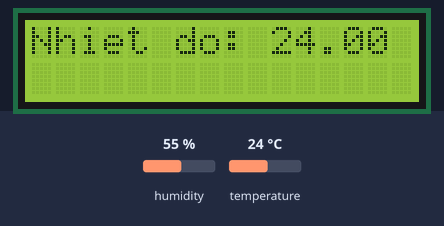
This sketch was run on a simulated Arduino Uno, built with avr-gcc and run on an emulated ATmega328P. Parts: 16×2 character LCD. The inputs (shaded band) are chosen by the test bench; at power-on: temperature 24 °C, humidity 55 %.

Above: at 2.8 s.
2.9 s: temperature set to 12 °C
At 5.3 s:
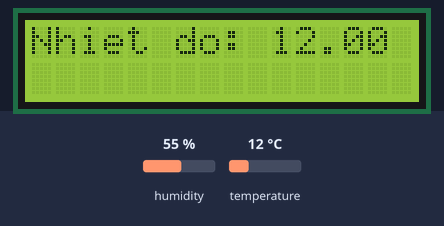
5.6 s: temperature set to 19 °C
At 6.9 s:
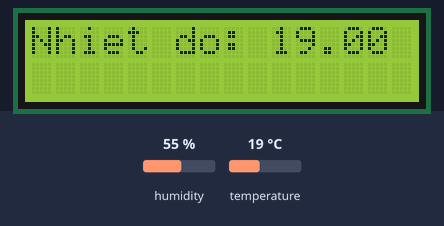
8.3 s: temperature set to 28 °C
At 10.8 s:
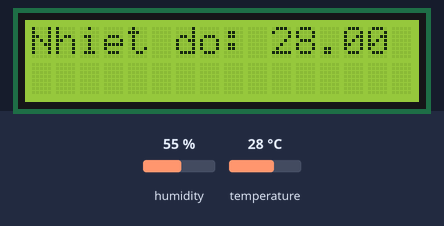
Timing chart, 0 to 12.3 s (numbered marks = the images above; inputs shaded):
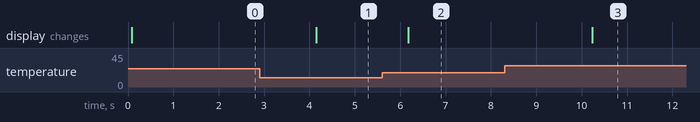

The sketch:

doc_nhiet_do.ino
```cpp
#include "DHT.h"
#include <LiquidCrystal.h>

const int DHTPIN = 8;
const int DHTTYPE = DHT11;
DHT dht(DHTPIN, DHTTYPE);

LiquidCrystal lcd(12, 11, 5, 4, 3, 2);

void setup() {
  dht.begin();
}
void loop() {
  float nhietdo = dht.readTemperature();
  lcd.begin(16, 2);
  lcd.print("Nhiet do: ");
  lcd.print(nhietdo);
  lcd.setCursor(0,1);
}
```

Measured:
- after the input at 2.9 s, the display: changes after 1.2 s (image 1)
- after the input at 5.6 s, the display: changes after 0.57 s (image 2)
- after the input at 8.3 s, the display: changes after 1.9 s (image 3)
